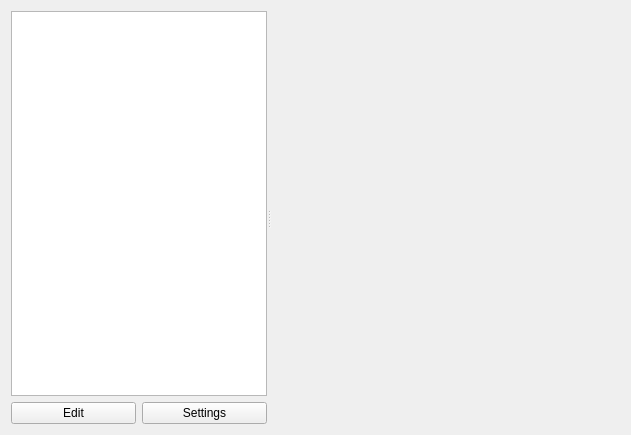
<?xml version="1.0" encoding="UTF-8"?>
<ui version="4.0">
 <class>KCMHotkeysWidget</class>
 <widget class="QWidget" name="KCMHotkeysWidget">
  <property name="geometry">
   <rect>
    <x>0</x>
    <y>0</y>
    <width>631</width>
    <height>435</height>
   </rect>
  </property>
  <layout class="QHBoxLayout" name="horizontalLayout">
   <item>
    <widget class="QSplitter" name="splitter">
     <property name="orientation">
      <enum>Qt::Horizontal</enum>
     </property>
     <widget class="QWidget" name="layoutWidget">
      <layout class="QVBoxLayout" name="verticalLayout">
       <item>
        <widget class="HotkeysTreeView" name="tree_view"/>
       </item>
       <item>
        <layout class="QHBoxLayout" name="horizontalLayout_2">
         <item>
          <widget class="QPushButton" name="menu_button">
           <property name="text">
            <string>Edit</string>
           </property>
          </widget>
         </item>
         <item>
          <widget class="QPushButton" name="settings_button">
           <property name="text">
            <string>Settings</string>
           </property>
          </widget>
         </item>
        </layout>
       </item>
      </layout>
     </widget>
     <widget class="QStackedWidget" name="stack">
      <property name="sizePolicy">
       <sizepolicy hsizetype="Preferred" vsizetype="Preferred">
        <horstretch>3</horstretch>
        <verstretch>0</verstretch>
       </sizepolicy>
      </property>
      <widget class="GlobalSettingsWidget" name="global_settings"/>
      <widget class="SimpleActionDataWidget" name="simple_action"/>
      <widget class="ActionGroupWidget" name="action_group"/>
     </widget>
    </widget>
   </item>
  </layout>
 </widget>
 <customwidgets>
  <customwidget>
   <class>HotkeysTreeView</class>
   <extends>QTreeView</extends>
   <header>hotkeys_tree_view.h</header>
  </customwidget>
  <customwidget>
   <class>ActionGroupWidget</class>
   <extends>QWidget</extends>
   <header>action_group_widget.h</header>
   <container>1</container>
  </customwidget>
  <customwidget>
   <class>SimpleActionDataWidget</class>
   <extends>QWidget</extends>
   <header>simple_action_data_widget.h</header>
   <container>1</container>
  </customwidget>
  <customwidget>
   <class>GlobalSettingsWidget</class>
   <extends>QWidget</extends>
   <header>global_settings_widget.h</header>
   <container>1</container>
  </customwidget>
 </customwidgets>
 <connections/>
</ui>
